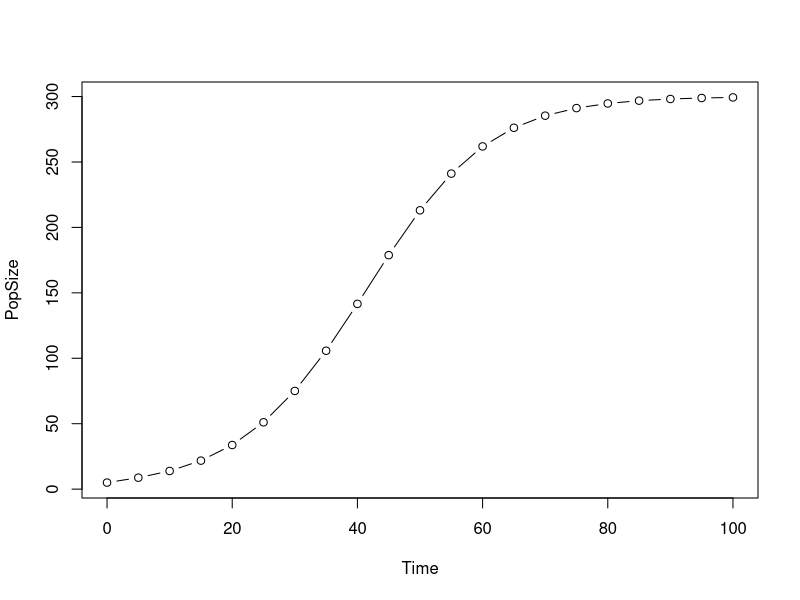

Here is the R script that generated this plot:
# Hello! This is a brief introduction to programming in R and programming in general
# We'll start with talking about some basic features of programming languages and how 
# to use them in R. This might not be immediately useful to you, but I feel it's 
# important to understand. Then, we'll move on to using R for data analysis. Throughout this, 
# I'll emphasize writing code that is not just functional but also *readable*.

# R has a really useful IDE (integrated development environment) called RStudio, so 
# I recommend using that for helping you write code even when you're just writing 
# simple scripts. It also has a lot of more advanced features geared toward 
# package development. You can get RStudio (and install R) from here:
# https://posit.co/download/rstudio-desktop/

##########################
## ! REALLY IMPORTANT ! ##
##########################
# A cool thing about RStudio is that you can run a line of code in a script 
# that you have open by putting your cursor in that line and pressing Crtl + Enter
# You can use that to run lines of code in this script and the other workshop scripts.

######################################
##  Basics: Comments and Variables  ##
######################################
# First, most programming languages give you the ability to make comments. In R,
# you use the '#' symbol to start a single line comment. In any line of this file, 
# everything after the '#' symbol is ignored by the program that interprets your 
# R code. Comments are very important for explaining your code to anyone who might 
# want to read it.

# When we need to store anything in R, we store that value in a variable. Variables 
# can be named any word that doesn't have a meaning in R's programming language. So, 
# for example, we can name a variable 'x' and store 1 to that variable using the 
# assignment operator '<-'.

x <- 1

# If you run the above line of code, you'll see that x is stored to your global 
# environment in the (shown in the upper right of RStudio). However, in most cases,
# you will want to name variables something descriptive of what's stored in them. 
# This will help make things more readable for you and anyone else who reads your
# code.

exampleString <- "Hello, World!"

# In the above line, the character string "Hello, World!" is stored to the variable
# "exampleString". Calling a variable in R simply prints its contents.

exampleString
x

# We can do simple math with variables...

y <- x + x # Addition; also storing the result to "y"
y - x # Subtraction; this line isn't storing the result anywhere, so it will just print
x * y # multiplication
x / y # division
y^y # exponentiation
11 %% y # Modulo; returns the remainder of 11 divided by y

################################################################
## More complex variables: Vectors, Matrices, and Data Frames ##
################################################################
# R is a statistics-oriented programming language, so it provides some 
# data structures that are useful for math and data analysis.

a_vector <- c(1,2,3,4,5) # A vector
the_same_vector <- c(1:5) # The same vector using R's built in range

a_matrix <- matrix(c(1,2,3,4), nrow = 2, ncol = 2) # A matrix that has 2 rows and 2 columns

a_data_frame <- as.data.frame(a_matrix) # A data frame created from the previous matrix

# Data frames seem superficially similar to matrices, but they're more flexible
# A matrix can only have one type of data in it (e.g. integer numbers), while a 
# data frame can have different columns that contain different types of data. 
# Data frames are how you'll store most data, so we'll focus on those in subsequent
# workshop modules.

##################
## Conditionals ##
##################
# It's common in programming to have parts of your code that only run if a given 
# condition is TRUE (or, conversely, if it's FALSE). R let's us have blocks of code 
# that only run when they need to by using IF and ELSE statements. For example, 
# the following will only run the code contained within the block bound by curly braces {} 
# if 'x' is greater than 0.

if(x > 0){
  paste0("X is greater than zero. X is ", x)
}

# We can make more complex conditionals by adding ELSE IF and ELSE statements (ELSE 
# statements only run if the conditional before them is false). Change the value of x
# in your console and run the following several times to see the different results:

if(x > 0){
  paste0("X is greater than zero. X is ", x)
}else if(x == 0){
  paste0("X is equal to zero. X is ", x)
}else{
  paste0("X is less than zero. X is ", x)
}

# The operations inside of if() are simple comparisons that return TRUE or FALSE. 
# We call these special TRUE or FALSE values logical or boolean values. There are several 
# kinds of comparison we can do...

x == y # x equals y?
x != y # x NOT equals y?
x > y # x greater than y?
x < y # x less than y?
x >= y # x greater than or equal to y?

# We can also combine these comparisons using special logical operators:

TRUE & TRUE # AND: Returns TRUE if both values are TRUE
TRUE | FALSE # OR: Returns TRUE if either value is TRUE
!TRUE # NOT: prepending ! to a boolean returns its opposite, so TRUE becomes FALSE and vice versa

# So, putting it all together, the following would run if x and y were both greater than zero:

if((x > 0) & (y > 0)){
  paste0("Both x and y are greater than zero.")
}

###########
## Loops ##
###########
# Sometimes you will need to perform the same operation several times for a set of values.
# For this, loops are used in most programming languages (R is a bit different, see below)
# Let's start with a vector of the integers 1 through 100 and an empty vector

example_vector <- 1:100
example_vector_squared <- c()

# We can perform an operation FOR each element in that vector:

for(i in example_vector){ # "For each element i in this vector, do...
  temp <- i^2 # ...store i^2 to a variable called 'temp'...
  example_vector_squared <- append(example_vector_squared, temp) # ... and put that value in the 2nd vector
}
rm(temp) # We can remove objects from our environment with rm (though, typically you don't need to)

# You can also write a loop that continues WHILE a certain condition is TRUE:

example_vector_squared <- c() # starting with an empty vector again
i = 1
while(i <= 100){
  example_vector_squared <- append(example_vector_squared, i^2)
  i <- i + 1
}

# *HOWEVER*, you often don't need to write loops in R because it understands loops implicitly for 
# some things and you can use apply() family functions (e.g., lapply, mapply) for others. For 
# example, squaring each element of example_vector doesn't need a loop:

example_vector_squared <- example_vector^2

# Apply family functions are quite a bit more complicated, but they let you apply a function to 
# each element of a vector or list or matrix or dataframe (depending on which apply you use). Here's 
# an example of getting the square root of each element of the example vector using lapply():

example_vector_sqrt <- unlist(lapply(example_vector, FUN = sqrt)) # lapply returns a list, unlist() converts it to vector

# Using apply family functions can get complicated, but there are lots of good tutorials online and
# you can read the documentation when you're struggling. Try help("lapply") .

###############
## Functions ##
###############
# In addition to the functions available in R and various R packages, we can also make our own 
# functions. This is particularly useful if you have a piece of code that needs to be executed 
# many times. Defining a function in R is a lot like making a variable:

a_function <- function(an_argument){
  a_return_value <- an_argument * 10
  return(a_return_value)
}

# The above shows the general form of defining a function. "a function" is the name of the function.
# "an_argument" is the name of a variable that will receive an input when the function is called.
# "a_return_value" is a variable that is returned (output) by the function in the return() statement.
# This function just take a number and multiplies it by 10:

a_function(10)

# The above is a trivial example. Here is more complex example that returns the population size 
# at time t of a population following a distrete logistic growth model given n_0 (the population 
# at time 0), r (the intrinic growth rate), t (the time step for which we're calculating popsize), 
# and k (carrying capacity):

popSize_DiscreteLogisticGrowth <- function(t, r, k, n_0 = 1){
  # check for valid inputs; throw errors if the inputs aren't valid
  if(k <= 0){
    stop("k must be greater than zero")
  }else if(n_0 <= 0){
    stop("n_0 must be greater than zero")
  }else if(t < 0){
    stop("t must be greater than or equal to zero")
  }
  # if t = 0, just return n_0
  if(t == 0){
    return(n_0)
  }
  # calculate popsize at time t given r, k, n_0 and return popsize
  popSize = n_0
  for(counter in 0:t){
    popSize <- popSize*(1+r*(1-(popSize/k)))
  }
  return(popSize)
}

# The above example also demonstrates n_0 having a default value of 1, so we don't need 
# to enter that argument when we call the function, but can if we need a value different from zero.
# *IMPORTANT* Notice that the different arguments to the function are separated by commas 
# and that arguments are in the same order as when the function was defined above.

popSize_DiscreteLogisticGrowth(10, 0.5, 200)
popSize_DiscreteLogisticGrowth(10, 0.5, 200, 100)
# The line below is identical to the line above but with arguments explicitly written out
popSize_DiscreteLogisticGrowth(t = 10, r = 0.5, k = 200, n_0 = 100)

# We can combine our function with lapply to make vectors of population sizes for many t:
times <- seq(from = 0, to = 100, by = 5)
popSizeHistory <- unlist(lapply(times, FUN = popSize_DiscreteLogisticGrowth, r = 0.1, k = 300, n_0 = 5))

# ... and plot them:
plot(x = times, y = popSizeHistory, type = "b", xlab = "Time", ylab = "PopSize")

# This is the end of the crash course basic programming portion of the workshop. Given the 
# above, you can write any program you need to, but keep in mind it's often easier and safer 
# to use software that others have already written (most often in the form of packages). Always 
# check if there are resources available for doing a particular analysis before you resort to 
# writing it yourself! We'll talk about how to use these resources in the next workshop module.
